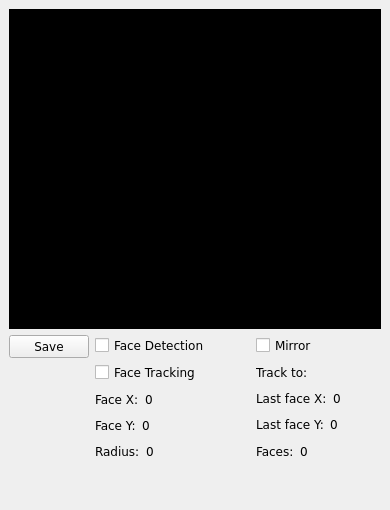
  <widget class="QDockWidget" name="dockCamera">
   <property name="windowTitle">
    <string>Camera</string>
   </property>
   <attribute name="dockWidgetArea">
    <number>1</number>
   </attribute>
   <widget class="QWidget" name="dockWidgetContents_9">
    <layout class="QGridLayout" name="gridLayout_11">
     <item row="0" column="0">
      <layout class="QVBoxLayout" name="verticalLayout_4">
       <item>
        <widget class="QtGLContext" name="frameCamera" native="true">
         <property name="minimumSize">
          <size>
           <width>240</width>
           <height>320</height>
          </size>
         </property>
         <property name="palette">
          <palette>
           <active>
            <colorrole role="Window">
             <brush brushstyle="SolidPattern">
              <color alpha="255">
               <red>0</red>
               <green>0</green>
               <blue>0</blue>
              </color>
             </brush>
            </colorrole>
           </active>
           <inactive>
            <colorrole role="Window">
             <brush brushstyle="SolidPattern">
              <color alpha="255">
               <red>0</red>
               <green>0</green>
               <blue>0</blue>
              </color>
             </brush>
            </colorrole>
           </inactive>
           <disabled>
            <colorrole role="Window">
             <brush brushstyle="SolidPattern">
              <color alpha="255">
               <red>0</red>
               <green>0</green>
               <blue>0</blue>
              </color>
             </brush>
            </colorrole>
           </disabled>
          </palette>
         </property>
         <property name="font">
          <font>
           <family>Verdana</family>
          </font>
         </property>
         <property name="autoFillBackground">
          <bool>true</bool>
         </property>
        </widget>
       </item>
       <item>
        <layout class="QHBoxLayout" name="horizontalLayout_10">
         <item>
          <layout class="QVBoxLayout" name="name0">
           <item>
            <widget class="QPushButton" name="btnSavePicture">
             <property name="font">
              <font>
               <family>Verdana</family>
              </font>
             </property>
             <property name="text">
              <string>Save</string>
             </property>
             <property name="icon">
              <iconset resource="../direcs.qrc">
               <normaloff>:/images/images/drive-harddisk.png</normaloff>:/images/images/drive-harddisk.png</iconset>
             </property>
            </widget>
           </item>
           <item>
            <spacer name="verticalSpacer_2">
             <property name="orientation">
              <enum>Qt::Vertical</enum>
             </property>
             <property name="sizeHint" stdset="0">
              <size>
               <width>20</width>
               <height>40</height>
              </size>
             </property>
            </spacer>
           </item>
          </layout>
         </item>
         <item>
          <layout class="QGridLayout" name="gridLayout_13">
           <item row="0" column="0">
            <layout class="QVBoxLayout" name="verticalLayout_3">
             <item>
              <widget class="QCheckBox" name="checkBoxFaceDetection">
               <property name="font">
                <font>
                 <family>Verdana</family>
                </font>
               </property>
               <property name="text">
                <string>Face Detection</string>
               </property>
              </widget>
             </item>
             <item>
              <widget class="QCheckBox" name="checkBoxFaceTracking">
               <property name="font">
                <font>
                 <family>Verdana</family>
                </font>
               </property>
               <property name="text">
                <string>Face Tracking</string>
               </property>
              </widget>
             </item>
             <item>
              <layout class="QHBoxLayout" name="horizontalLayout_4">
               <item>
                <widget class="QLabel" name="textLabel2_8">
                 <property name="font">
                  <font>
                   <family>Verdana</family>
                  </font>
                 </property>
                 <property name="text">
                  <string>Face X:</string>
                 </property>
                </widget>
               </item>
               <item>
                <widget class="QLabel" name="lblFaceX">
                 <property name="font">
                  <font>
                   <family>Verdana</family>
                  </font>
                 </property>
                 <property name="text">
                  <string>0</string>
                 </property>
                </widget>
               </item>
               <item>
                <spacer name="horizontalSpacer_8">
                 <property name="orientation">
                  <enum>Qt::Horizontal</enum>
                 </property>
                 <property name="sizeHint" stdset="0">
                  <size>
                   <width>40</width>
                   <height>20</height>
                  </size>
                 </property>
                </spacer>
               </item>
              </layout>
             </item>
             <item>
              <layout class="QHBoxLayout" name="horizontalLayout_5">
               <item>
                <widget class="QLabel" name="textLabel2_9">
                 <property name="font">
                  <font>
                   <family>Verdana</family>
                  </font>
                 </property>
                 <property name="text">
                  <string>Face Y:</string>
                 </property>
                </widget>
               </item>
               <item>
                <widget class="QLabel" name="lblFaceY">
                 <property name="font">
                  <font>
                   <family>Verdana</family>
                  </font>
                 </property>
                 <property name="text">
                  <string>0</string>
                 </property>
                </widget>
               </item>
               <item>
                <spacer name="horizontalSpacer_11">
                 <property name="orientation">
                  <enum>Qt::Horizontal</enum>
                 </property>
                 <property name="sizeHint" stdset="0">
                  <size>
                   <width>40</width>
                   <height>20</height>
                  </size>
                 </property>
                </spacer>
               </item>
              </layout>
             </item>
             <item>
              <layout class="QHBoxLayout" name="horizontalLayout_6">
               <item>
                <widget class="QLabel" name="textLabel2_10">
                 <property name="font">
                  <font>
                   <family>Verdana</family>
                  </font>
                 </property>
                 <property name="text">
                  <string>Radius:</string>
                 </property>
                </widget>
               </item>
               <item>
                <widget class="QLabel" name="lblFaceRadius">
                 <property name="font">
                  <font>
                   <family>Verdana</family>
                  </font>
                 </property>
                 <property name="text">
                  <string>0</string>
                 </property>
                </widget>
               </item>
               <item>
                <spacer name="horizontalSpacer_12">
                 <property name="orientation">
                  <enum>Qt::Horizontal</enum>
                 </property>
                 <property name="sizeHint" stdset="0">
                  <size>
                   <width>40</width>
                   <height>20</height>
                  </size>
                 </property>
                </spacer>
               </item>
              </layout>
             </item>
            </layout>
           </item>
           <item row="0" column="1">
            <spacer name="horizontalSpacer">
             <property name="orientation">
              <enum>Qt::Horizontal</enum>
             </property>
             <property name="sizeHint" stdset="0">
              <size>
               <width>40</width>
               <height>20</height>
              </size>
             </property>
            </spacer>
           </item>
           <item row="0" column="2">
            <layout class="QVBoxLayout" name="verticalLayout_7">
             <item>
              <widget class="QCheckBox" name="checkBoxMirror">
               <property name="font">
                <font>
                 <family>Verdana</family>
                </font>
               </property>
               <property name="text">
                <string>Mirror</string>
               </property>
              </widget>
             </item>
             <item>
              <layout class="QHBoxLayout" name="horizontalLayout_7">
               <item>
                <widget class="QLabel" name="textLabel2_11">
                 <property name="font">
                  <font>
                   <family>Verdana</family>
                  </font>
                 </property>
                 <property name="text">
                  <string>Track to:</string>
                 </property>
                </widget>
               </item>
               <item>
                <widget class="QLabel" name="lblFaceTrackTo">
                 <property name="sizePolicy">
                  <sizepolicy hsizetype="Fixed" vsizetype="Fixed">
                   <horstretch>0</horstretch>
                   <verstretch>0</verstretch>
                  </sizepolicy>
                 </property>
                 <property name="font">
                  <font>
                   <family>Verdana</family>
                  </font>
                 </property>
                 <property name="pixmap">
                  <pixmap resource="../direcs.qrc">:/images/images/middle.png</pixmap>
                 </property>
                 <property name="scaledContents">
                  <bool>true</bool>
                 </property>
                </widget>
               </item>
               <item>
                <spacer name="horizontalSpacer_6">
                 <property name="orientation">
                  <enum>Qt::Horizontal</enum>
                 </property>
                 <property name="sizeHint" stdset="0">
                  <size>
                   <width>40</width>
                   <height>20</height>
                  </size>
                 </property>
                </spacer>
               </item>
              </layout>
             </item>
             <item>
              <layout class="QHBoxLayout" name="horizontalLayout_8">
               <item>
                <widget class="QLabel" name="textLabel2_12">
                 <property name="font">
                  <font>
                   <family>Verdana</family>
                  </font>
                 </property>
                 <property name="text">
                  <string>Last face X:</string>
                 </property>
                </widget>
               </item>
               <item>
                <widget class="QLabel" name="lblLastFaceX">
                 <property name="font">
                  <font>
                   <family>Verdana</family>
                  </font>
                 </property>
                 <property name="text">
                  <string>0</string>
                 </property>
                </widget>
               </item>
               <item>
                <spacer name="horizontalSpacer_7">
                 <property name="orientation">
                  <enum>Qt::Horizontal</enum>
                 </property>
                 <property name="sizeHint" stdset="0">
                  <size>
                   <width>40</width>
                   <height>20</height>
                  </size>
                 </property>
                </spacer>
               </item>
              </layout>
             </item>
             <item>
              <layout class="QHBoxLayout" name="horizontalLayout_9">
               <item>
                <widget class="QLabel" name="textLabel2_13">
                 <property name="font">
                  <font>
                   <family>Verdana</family>
                  </font>
                 </property>
                 <property name="text">
                  <string>Last face Y:</string>
                 </property>
                </widget>
               </item>
               <item>
                <widget class="QLabel" name="lblLastFaceY">
                 <property name="font">
                  <font>
                   <family>Verdana</family>
                  </font>
                 </property>
                 <property name="text">
                  <string>0</string>
                 </property>
                </widget>
               </item>
               <item>
                <spacer name="horizontalSpacer_10">
                 <property name="orientation">
                  <enum>Qt::Horizontal</enum>
                 </property>
                 <property name="sizeHint" stdset="0">
                  <size>
                   <width>40</width>
                   <height>20</height>
                  </size>
                 </property>
                </spacer>
               </item>
              </layout>
             </item>
             <item>
              <layout class="QHBoxLayout" name="horizontalLayout_11">
               <item>
                <widget class="QLabel" name="textLabel2_14">
                 <property name="font">
                  <font>
                   <family>Verdana</family>
                  </font>
                 </property>
                 <property name="text">
                  <string>Faces:</string>
                 </property>
                </widget>
               </item>
               <item>
                <widget class="QLabel" name="lblFaces">
                 <property name="font">
                  <font>
                   <family>Verdana</family>
                  </font>
                 </property>
                 <property name="text">
                  <string>0</string>
                 </property>
                </widget>
               </item>
               <item>
                <spacer name="horizontalSpacer_9">
                 <property name="orientation">
                  <enum>Qt::Horizontal</enum>
                 </property>
                 <property name="sizeHint" stdset="0">
                  <size>
                   <width>40</width>
                   <height>20</height>
                  </size>
                 </property>
                </spacer>
               </item>
              </layout>
             </item>
            </layout>
           </item>
           <item row="1" column="1">
            <spacer name="verticalSpacer_3">
             <property name="orientation">
              <enum>Qt::Vertical</enum>
             </property>
             <property name="sizeHint" stdset="0">
              <size>
               <width>20</width>
               <height>40</height>
              </size>
             </property>
            </spacer>
           </item>
          </layout>
         </item>
        </layout>
       </item>
      </layout>
     </item>
    </layout>
   </widget>
  </widget>
